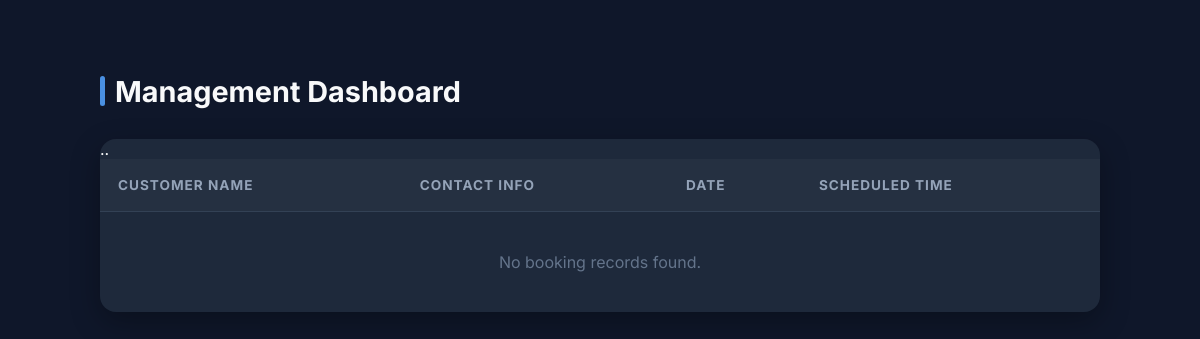
Before: /history/ (signed in) with the older database file.
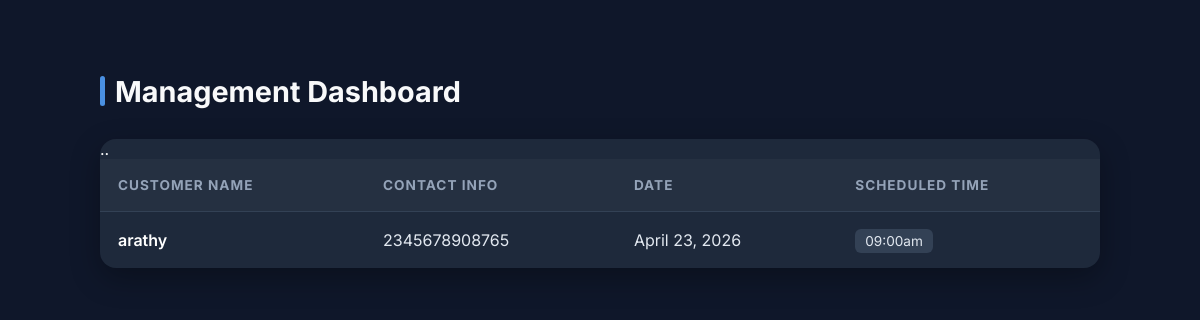
After: the same page with the newer database file.
### turfapp/models.py (models this page shows, shortened)
class Booking(models.Model):
    name = models.CharField(max_length=100)
    contact = models.CharField(max_length=15)
    slot = models.ForeignKey(Slot, on_delete=models.CASCADE, null=True, blank=True)
    user = models.ForeignKey(User, on_delete=models.CASCADE, null=True, blank=True)

class Slot(models.Model):
    date = models.DateField()
    time = models.CharField(max_length=50)
    is_available = models.BooleanField(default=True)

### turfapp/views.py (the view)
# urls.py: path('history/', views.history, name='history'),
@login_required
def history(request):
    bookings = Booking.objects.filter(user=request.user)
    return render(request, "history.html", {"bookings": bookings})

### templates/history.html (shortened to what this page needs)
{% load static %}
<!DOCTYPE html>
<html lang="en">
<head>
</head>
<body>
<div class="container">
    <h2>Management Dashboard</h2>
    <div class="table-card">
        <table>
            <thead>
                <tr>
                    <th>Customer Name</th>
                    <th>Contact Info</th>
                    <th>Date</th>
                    <th>Scheduled Time</th>
                </tr>
            </thead>
            <tbody>
                {% for b in bookings %}
                <tr>
                    <td class="name-cell">{{ b.name }}</td>
                    <td>{{ b.contact }}</td>
                    <td>{{ b.slot.date }}</td>
                    <td><span class="time-badge">{{ b.slot.time }}</span></td>
                </tr>
                {% empty %}
                <tr>
                    <td colspan="4" style="text-align: center; padding: 40px; color: #64748b;">No booking records found.</td>
                </tr>
                {% endfor %}
            </tbody>..
        </table>
    </div>
</div>
</body>
</html>

### templates/history.html (style rules this page uses)
body { font-family: 'Inter', sans-serif; background: #0f172a; color: #f8f9fa; padding: 50px 20px; margin: 0; }
.container { max-width: 1000px; margin: 0 auto; }
h2 { font-size: 1.8rem; margin-bottom: 30px; display: flex; align-items: center; gap: 10px; }
h2::before { content: ''; width: 5px; height: 30px; background: #4A90E2; border-radius: 10px; }
.table-card { background: #1e293b; border-radius: 16px; overflow: hidden; box-shadow: 0 10px 30px rgba(0,0,0,0.3); }
table { width: 100%; border-collapse: collapse; text-align: left; }
th { background: rgba(255,255,255,0.03); padding: 18px; font-size: 0.85rem; text-transform: uppercase; letter-spacing: 1px; color: #94a3b8; border-bottom: 1px solid #334155; }
td { padding: 18px; border-bottom: 1px solid #334155; color: #e2e8f0; }
tr:last-child td { border-bottom: none; }
.name-cell { font-weight: 600; color: white; }
.time-badge { background: #334155; padding: 4px 10px; border-radius: 6px; font-size: 0.85rem; }

Changed rows visible on the page:
added Booking: name "arathy", contact "2345678908765", slot "April 23, 2026", slot.time "09:00am"
Other visible differences:
text no longer shown: "No booking records found."
